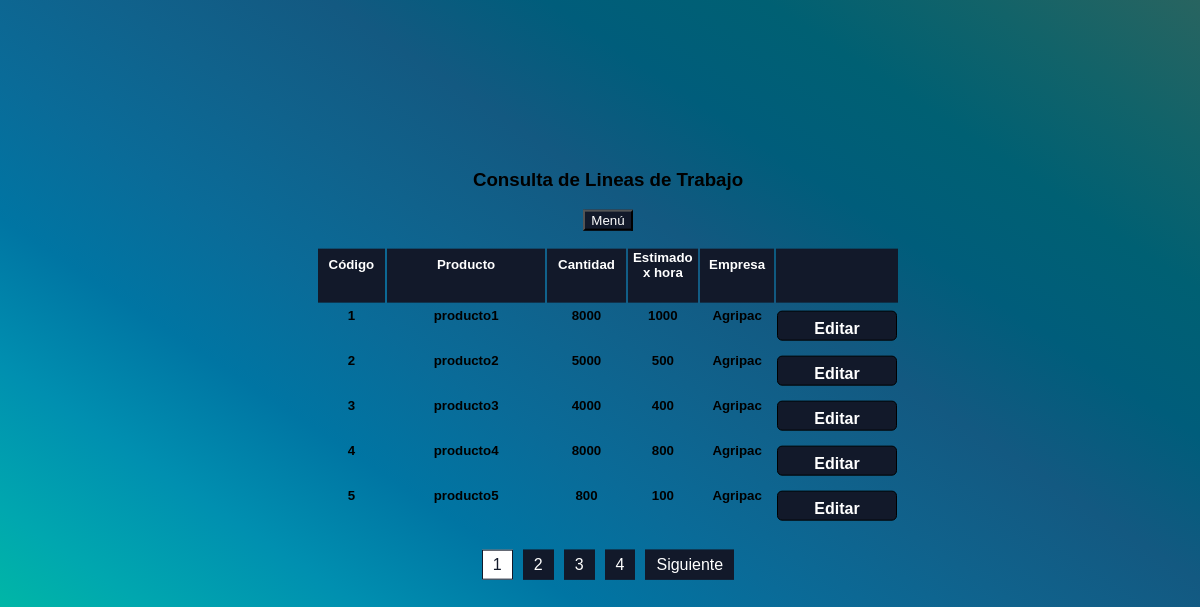
Screenshot of /consultaL.php with the database file from the repository.
### tables this page shows
CREATE TABLE `linea_trabajo` (
  `id` int(11) NOT NULL,
  `id_usuario` int(6) NOT NULL,
  `producto` varchar(250) NOT NULL,
  `cantidad_final` int(11) NOT NULL,
  `cantidad_estimada` int(11) NOT NULL,
  `empresa` varchar(150) NOT NULL,
  `estado` varchar(1) NOT NULL,
  `fecha` date NOT NULL,
  `horas` int(11) NOT NULL
);

### consultaL.php (the view, shortened to what this page needs)
<html>
<?php
include('conexion.php');
$usu = $_GET["user"];
$nombre = $_GET["nombre"];
$apellido = $_GET["apellido"];
$rol = $_GET["rol"];
$registrosPorPagina = 5;
$paginaActual = isset($_GET['pagina']) ? (int)$_GET['pagina'] : 1;
$offset = ($paginaActual - 1) * $registrosPorPagina;
$consulta = "SELECT id, producto, cantidad_final, cantidad_estimada, empresa FROM linea_trabajo WHERE estado = 'A' LIMIT $offset, $registrosPorPagina";
$resultado = $conn->query($consulta);
$totalRegistros = $conn->query("SELECT COUNT(*) as total FROM linea_trabajo WHERE estado = 'A'")->fetch_assoc()['total'];
$totalPaginas = ceil($totalRegistros / $registrosPorPagina);
?>
<head>
    <link rel="stylesheet" href="css/estilos.css">
</head>
<body>
    <h3><strong>Consulta de Lineas de Trabajo</strong></h3>
    <p align="right"><a href="pag_admin.php?user=<?php echo $usu ?>&nombre=<?php echo $nombre ?>&apellido=<?php echo $apellido ?>&rol=<?php echo $rol ?>">
            <button style="background:#12192a; color:#FFF">Men&uacute;</button>
        </a></p>
    <table width="100%" border="0">
        <tr bgcolor="#12192a">
            <td width="13%">
                <div align="center" id="white">
                    <h5><strong>Código</strong></h5>
                </div>
            </td>
            <td width="34%">
                <div align="center" id="white">
                    <h5><strong>Producto</strong></h5>
                </div>
            </td>
            <td width="15%">
                <div align="center" id="white">
                    <h5><strong>Cantidad</strong></h5>
                </div>
            </td>
            <td width="13%">
                <div align="center" id="white">
                    <h5><strong>Estimado x hora</strong></h5>
                </div>
            </td>
            <td width="14%">
                <div align="center" id="white">
                    <h5><strong>Empresa</strong></h5>
                </div>
            </td>
            <td width="11%">
            </td>
        </tr>
        <?php
        if ($resultado->num_rows > 0) {
            while ($row = $resultado->fetch_assoc()) {
        ?>
                <tr>
                    <td height="43">
                        <div align="center">
                            <h5><?php echo $row['id']; ?></h5>
                        </div>
                    </td>
                    <td height="43">
                        <div align="center">
                            <h5><?php echo $row['producto']; ?></h5>
                        </div>
                    </td>
                    <td>
                        <div align="center">
                            <h5><?php echo $row['cantidad_final']; ?></h5>
                        </div>
                    </td>
                    <td>
                        <div align="center">
                            <h5><?php echo $row['cantidad_estimada']; ?></h5>
                        </div>
                    </td>
                    <td>
                        <div align="center">
                            <h5><?php echo $row['empresa']; ?></h5>
                        </div>
                    </td>
                    <td>
                        <div align="center">
                            <input type="button" name="edit" id="edit" value="Editar" style='width:120px; height:30px; background-color:#12192a; color:#FFF; font-size:16px; font-family:Arial, Helvetica, sans-serif; font-weight:bold; text-align:center' onClick="location.href='modificaL.php?nombre=<?php echo $nombre?>&user=<?php echo $usu; ?>&apellido=<?php echo $apellido; ?>&id=<?php echo $row['id'] ?>&rol=<?php echo $rol ?>'">
                        </div>
                    </td>
                </tr>
        <?php
            }
        }
        ?>
    </table>
    <div class="paginacion">
        <?php
        for ($i = 1; $i <= $totalPaginas; $i++) {
            if ($i == $paginaActual) {
                echo "<span class='pagina-actual'>$i</span>";
            } else {
                echo "<a href='consultaL.php?user=$usu&nombre=$nombre&apellido=$apellido&rol=$rol&pagina=$i'>$i</a>";
            }
        }
        if ($paginaActual < $totalPaginas) {
            echo "<a href='consultaL.php?user=$usu&nombre=$nombre&apellido=$apellido&rol=$rol&pagina=" . ($paginaActual + 1) . "'>Siguiente</a>";
        }
        ?>
    </div>
    <h2>&nbsp;</h2>
</body>
</html>

### css/estilos.css (style rules this page uses)
* { font-family:arial; text-align:center; }
body { top:50%; left:50%; position: absolute; transform: translate(-50%,-50%); background-image: linear-gradient(to right top, #6bd18e, #00bea2, #00a7af, #008fb0, #0075a3, #0a6b98, #10628c, #135981, #005d7b, #006073, #126369, #286460); }
input, select { width: 100%; padding: 0.5em; font-size:1em; border-radius:5px; border:1px solid black; color:black; text-align:left; cursor:pointer; }
a { color:white; text-decoration: none; cursor:pointer; }

### consultaL.php (style rules this page uses)
#white { color: #FFF; }
.paginacion { margin-top: 20px; text-align: center; }
.paginacion a, .paginacion span { display: inline-block; padding: 5px 10px; margin: 0 5px; border: 1px solid #12192a; background-color: #12192a; color: #fff; text-decoration: none; }
.paginacion .pagina-actual { background-color: #fff; color: #12192a; }

### rows the page displays
linea_trabajo: id "1", producto "producto1", cantidad_final "8000", cantidad_estimada "1000", empresa "Agripac"
linea_trabajo: id "2", producto "producto2", cantidad_final "5000", cantidad_estimada "500", empresa "Agripac"
linea_trabajo: id "3", producto "producto3", cantidad_final "4000", cantidad_estimada "400", empresa "Agripac"
linea_trabajo: id "4", producto "producto4", cantidad_final "8000", cantidad_estimada "800", empresa "Agripac"
linea_trabajo: id "5", producto "producto5", cantidad_final "800", cantidad_estimada "100", empresa "Agripac"
